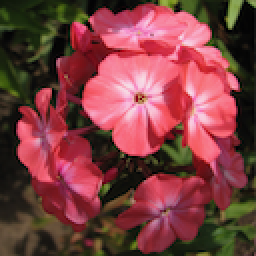
#> input picture bunga/0001.png, 128 x 128 px, given in place of 00_002.png, which was not available (shown 2 times larger)
$ jupyter execute pixel.ipynb   (text cells are left out)
#> lines starting #> are read from the running program, lines starting #| are printed output that depends on the picture; pictures that were not available may be replaced by others from this repository, and a replacement may not be noted
[cell 1]
from google.colab import drive #buat loot drive
drive.mount('/content/drive')

[cell 2]
# import the necessary packages
from matplotlib import pyplot as plt
import argparse
import cv2

[cell 3]
def plt_imshow(title, image):
	# convert the image frame BGR to RGB color space and display it
	image = cv2.cvtColor(image, cv2.COLOR_BGR2RGB)
	plt.imshow(image)
	plt.title(title)
	plt.grid(False)
	plt.show()

[cell 4]
cd drive/MyDrive/

[cell 5]
# since we are using Jupyter Notebooks we can replace our argument
# parsing code with *hard coded* arguments and values
args = {
	"image": "/content/drive/MyDrive/TKC/00_002.png"
}

[cell 6]
# load the image, grab its spatial dimensions (width and height),
# and then display the original image to our screen
image = cv2.imread(args["image"])
#> image is the input picture: shape (128, 128, 3); mean B, G, R 64.3, 63.1, 124
(h, w) = image.shape[:2]
#> h = 128; w = 128
plt_imshow("Original", image)

[cell 7]
# images are simply NumPy arrays -- with the origin (0, 0) located at
# the top-left of the image
(b, g, r) = image[0, 0]
#> b = 10; g = 22; r = 13
print("Pixel at (0, 0) - Red: {}, Green: {}, Blue: {}".format(r, g, b))
#| Pixel at (0, 0) - Red: 13, Green: 22, Blue: 10

# access the pixel located at x=50, y=20
(b, g, r) = image[20, 50]
#> b = 43; g = 23; r = 118
print("Pixel at (50, 20) - Red: {}, Green: {}, Blue: {}".format(r, g, b))
#| Pixel at (50, 20) - Red: 118, Green: 23, Blue: 43

# update the pixel at (50, 20) and set it to red
image[20, 50] = (0, 0, 255)
(b, g, r) = image[20, 50]
#> b = 0; g = 0; r = 255
print("Pixel at (50, 20) - Red: {}, Green: {}, Blue: {}".format(r, g, b))
#| Pixel at (50, 20) - Red: 255, Green: 0, Blue: 0

[cell 8]
# compute the center of the image, which is simply the width and height
# divided by two
(cX, cY) = (w // 2, h // 2)
#> cX = 64; cY = 64

# since we are using NumPy arrays, we can apply array slicing to grab
# large chunks/regions of interest from the image -- here we grab the
# top-left corner of the image
tl = image[0:cY, 0:cX]
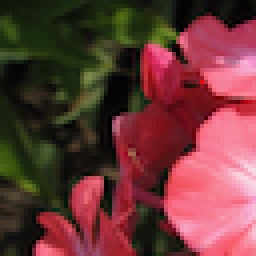
#> tl: shape (64, 64, 3) (shown 4 times larger); mean B, G, R 55.3, 56.8, 106.8
plt_imshow("Top-Left Corner", tl)

[cell 9]
# in a similar fashion, we can crop the top-right, bottom-right, and
# bottom-left corners of the image and then display them to our
# screen
tr = image[0:cY, cX:w]
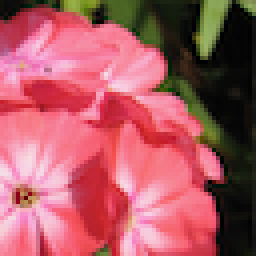
#> tr: shape (64, 64, 3) (shown 4 times larger); mean B, G, R 98.7, 90.2, 172.6
br = image[cY:h, cX:w]
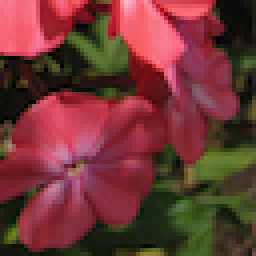
#> br: shape (64, 64, 3) (shown 4 times larger); mean B, G, R 53.2, 55.1, 112.1
bl = image[cY:h, 0:cX]
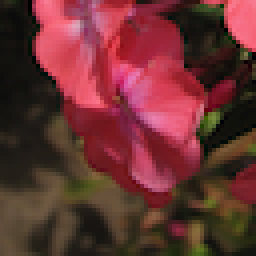
#> bl: shape (64, 64, 3) (shown 4 times larger); mean B, G, R 50, 50.2, 104.6
plt_imshow("Top-Right Corner", tr)
plt_imshow("Bottom-Right Corner", br)
plt_imshow("Bottom-Left Corner", bl)

[cell 10]
# set the top-left corner of the original image to be green
image[0:cY, 0:cX] = (0, 255, 0)
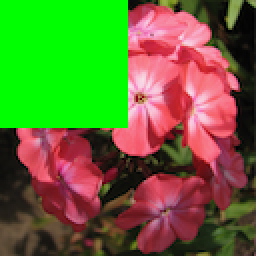
#> image: shape (128, 128, 3) (shown 2 times larger); mean B, G, R 50.5, 112.6, 97.3

# Show our updated image
plt_imshow("Updated", image)

$ run again, on bunga/0002.png
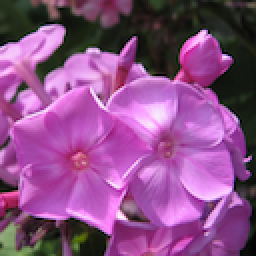
#> input picture bunga/0002.png, 128 x 128 px, given in place of 00_002.png, which was not available (shown 2 times larger)
#> image is the input picture: shape (128, 128, 3); mean B, G, R 135.1, 78.9, 139.8
#> `(b, g, r) = image[0, 0]`: b = 30; g = 49; r = 38
#| Pixel at (0, 0) - Red: 38, Green: 49, Blue: 30
#> `(b, g, r) = image[20, 50]`: b = 20; g = 31; r = 27
#| Pixel at (50, 20) - Red: 27, Green: 31, Blue: 20
#> `(b, g, r) = image[20, 50]`: b = 0; r = 255
#| Pixel at (50, 20) - Red: 255, Green: 0, Blue: 0
#> `bl = image[cY:h, 0:cX]`:
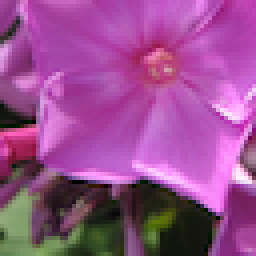
#> bl: shape (64, 64, 3) (shown 4 times larger); mean B, G, R 143.4, 78.2, 153
#> `image[0:cY, 0:cX] = (0, 255, 0)`:
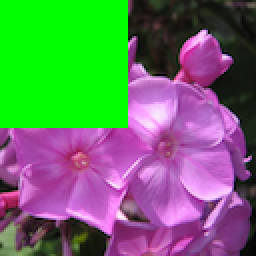
#> image: shape (128, 128, 3) (shown 2 times larger); mean B, G, R 100.3, 120.1, 103.3

$ run again, on bunga/0003.png
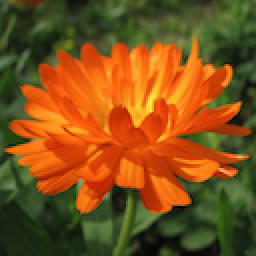
#> input picture bunga/0003.png, 128 x 128 px, given in place of 00_002.png, which was not available (shown 2 times larger)
#> image is the input picture: shape (128, 128, 3); mean B, G, R 26.1, 80.8, 126.9
#> `(b, g, r) = image[0, 0]`: b = 48; g = 83; r = 65
#| Pixel at (0, 0) - Red: 65, Green: 83, Blue: 48
#> `(b, g, r) = image[20, 50]`: b = 44; g = 67; r = 71
#| Pixel at (50, 20) - Red: 71, Green: 67, Blue: 44
#> `(b, g, r) = image[20, 50]`: b = 0; r = 255
#| Pixel at (50, 20) - Red: 255, Green: 0, Blue: 0
#> `bl = image[cY:h, 0:cX]`:
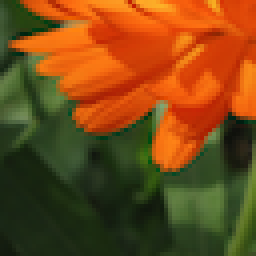
#> bl: shape (64, 64, 3) (shown 4 times larger); mean B, G, R 22.9, 72.7, 119.1
#> `image[0:cY, 0:cX] = (0, 255, 0)`:
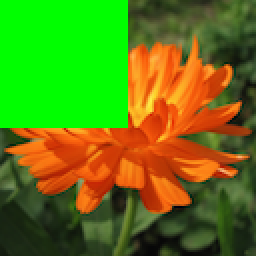
#> image: shape (128, 128, 3) (shown 2 times larger); mean B, G, R 19.6, 124.3, 93.7
